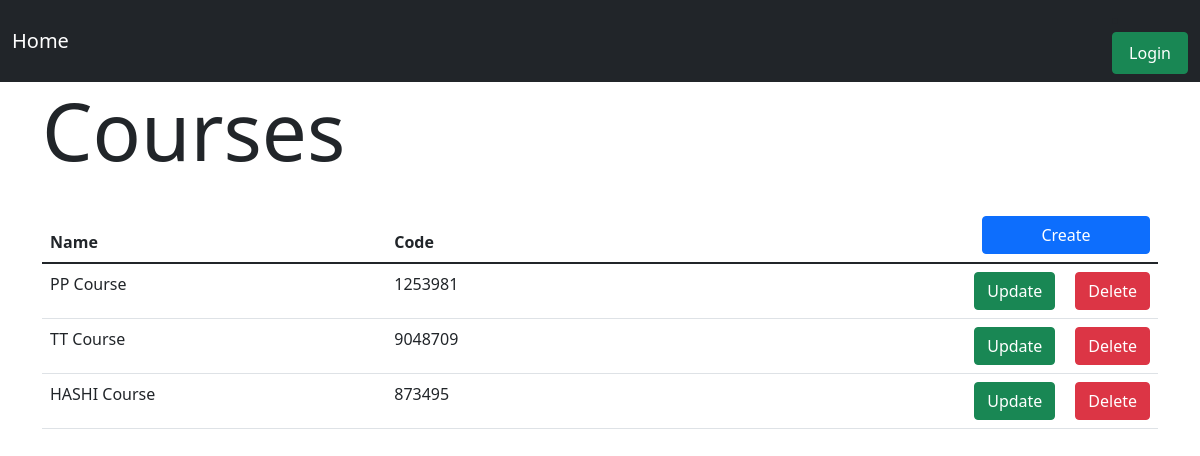
Screenshot of /courses with the database file from the repository.
### gradebook/models.py (models this page shows, shortened)
class Course(models.Model):
    code = models.CharField(max_length=50, null=False, blank=False, unique=True)
    name = models.CharField(max_length=100, null=False, blank=False)

### gradebook/views.py (the view)
# urls.py: path('courses', ListCoursesView.as_view(), name='list_courses'),
class ListCoursesView(ListView):
    model = Course
    template_name = 'course/list_courses.html'

### gradebook/templates/course/list_courses.html (shortened to what this page needs)
{% extends "base.html" %}
{% block content %}
    <h1 class="display-1" style="margin-bottom: 30px">Courses</h1>
    <table class="table">
  <thead>
    <tr>
      <th scope="col">Name</th>
      <th scope="col">Code</th>
      <th><a href="{% url "create_course" %}" class="btn btn-primary" style="float: right;width: 168px">Create</a></td></th>
    </tr>
  </thead>
  <tbody>
  {% for course in object_list %}
    <tr>
      <td>{{ course.name }}</td>
      <td>{{ course.code }}</td>
      <td>
          <a href="{% url "delete_course" course.id %}" class="btn btn-danger" style="float: right">Delete</a>
          <a href="{% url "update_course" course.id %}" class="btn btn-success" style="float: right; margin-right: 20px">Update</a>
      </td>
    </tr>
  {% endfor %}
  </tbody>
</table>
{% endblock %}

### rows the page displays
Course: name "PP Course", code "1253981"
Course: name "TT Course", code "9048709"
Course: name "HASHI Course", code "873495"
